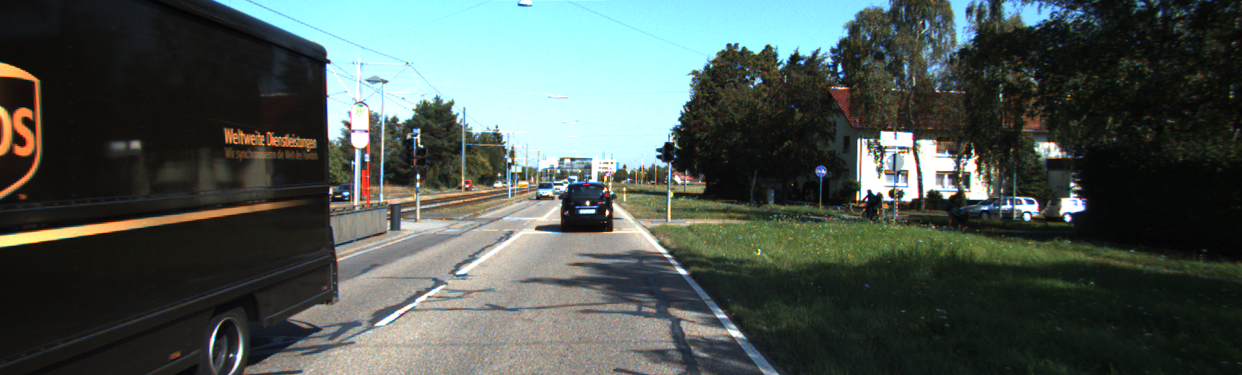
#> input picture dataset_kitty/data_road/training/image_2/um_000032.png, 1242 x 375 px, found by its file name
$ python main.py   (older library calls are emulated)
#> lines starting #> are read from the running program, lines starting #| are printed output that depends on the picture; after the words box and inside, x2 and y2 are one past the last pixel; in counts of white or black regions, pixels touching at a corner belong together
import numpy as np
import cv2
import time
import os

# [15 lines left out: functions make_points, display_lines, not called in this run]

# Define a function that takes an image, gradient orientation,
# and threshold min / max values.
#------------------------- THRESHOLD FUNCTION--------------------------- #
def abs_sobel_thresh(img, orient='x', thresh_min=25, thresh_max=255):
    # Convert to grayscale
    # gray = cv2.cvtColor(img, cv2.COLOR_RGB2GRAY)
    hls = cv2.cvtColor(img, cv2.COLOR_RGB2HLS).astype(np.float)
    l_channel = hls[:,:,1]
    s_channel = hls[:,:,2]
    # Apply x or y gradient with the OpenCV Sobel() function
    # and take the absolute value
    if orient == 'x':
        abs_sobel = np.absolute(cv2.Sobel(l_channel, cv2.CV_64F, 1, 0))
    if orient == 'y':
        abs_sobel = np.absolute(cv2.Sobel(l_channel, cv2.CV_64F, 0, 1))
    # Rescale back to 8 bit integer
    scaled_sobel = np.uint8(255*abs_sobel/np.max(abs_sobel))
    # Create a copy and apply the threshold
    binary_output = np.zeros_like(scaled_sobel)
    # Here I'm using inclusive (>=, <=) thresholds, but exclusive is ok too
    binary_output[(scaled_sobel >= thresh_min) & (scaled_sobel <= thresh_max)] = 1

    # Return the result
    return binary_output

# Define a function to return the magnitude of the gradient for a given sobel kernel size and threshold values
# [33 lines left out: functions mag_thresh, dir_threshold, not called in this run]

def color_threshold(image, sthresh=(0,255), vthresh=(0,255)):
    hls = cv2.cvtColor(image, cv2.COLOR_RGB2HLS)
    s_channel = hls[:,:,2]
    s_binary = np.zeros_like(s_channel)
    s_binary[(s_channel > sthresh[0]) & (s_channel <= sthresh[1])] = 1

    hsv = cv2.cvtColor(image, cv2.COLOR_RGB2HSV)
    v_channel = hsv[:,:,2]
    v_binary = np.zeros_like(v_channel)
    v_binary[(v_channel > vthresh[0]) & (v_channel <= vthresh[1])] = 1

    output = np.zeros_like(s_channel)
    output[(s_binary == 1) & (v_binary) == 1] = 1

    # Return the combined s_channel & v_channel binary image
    return output

# [8 lines left out: function s_channel_threshold, not called in this run]

#------------------------- REGION OF INTEREST FUNCTION --------------------------- #
def region_of_interest(canny):
    height = canny.shape[0]
    width = canny.shape[1]

    # IMAGE FULL BLACK
    mask = np.zeros_like(canny)

    # triangle = np.array([[
    # (200, height),
    # (550, 250),
    # (1100, height),]], np.int64)

    triangle = np.array([[0, 320], [240, 180], [800, 180], [canny.shape[1], 320]])
    cv2.fillPoly(mask, pts=[triangle], color =(255,255,255))
    masked_image = cv2.bitwise_and(canny, mask)
    cv2.circle(masked_image, (0, 320), 20, (255, 0, 0), 2)
    cv2.circle(masked_image, (240, 180), 20, (255, 0, 0), 2)
    cv2.circle(masked_image, (800, 180), 20, (255, 0, 0), 2)
    cv2.circle(masked_image, (canny.shape[1], 320), 20, (255, 0, 0), 2)
    return masked_image

#------------------------- FINDING LANE USING SLIDE WINDOW --------------------------- #
# [190 lines left out: functions find_lane_pixels_using_histogram, fit_poly, draw_poly_lines, videoReading, not called in this run]

def imageReading():
    # VIDEO READING
    PATH_IMAGE_INPUT = "/Users/mac/Desktop/EXTERNAL/NCKH/Autonomous-Car/dataset_kitty/data_road/training/image_2/"
    imageCollections = os.listdir(PATH_IMAGE_INPUT)
    PATH_IMAGE_OUTPUT = "/Users/mac/Desktop/EXTERNAL/NCKH/Autonomous-Car/report/nhan_image/roi/"
    file_object = open(PATH_IMAGE_OUTPUT + 'fps.txt', 'a')

    for image in imageCollections:
        begin = time.time()
        frame = cv2.imread(PATH_IMAGE_INPUT + image, cv2.IMREAD_COLOR)
#> frame is the input picture: shape (375, 1242, 3); mean B, G, R 81.4, 86.5, 76.1
        #------------------------- PREPROCESSING IMAGE ----------------------------
        gradx = abs_sobel_thresh(frame, orient='x', thresh_min=60, thresh_max=255) # (20, 100)
#> in abs_sobel_thresh, `hls = cv2.cvtColor(img, cv2.COLOR_RGB2HLS).astype(np.float)`:
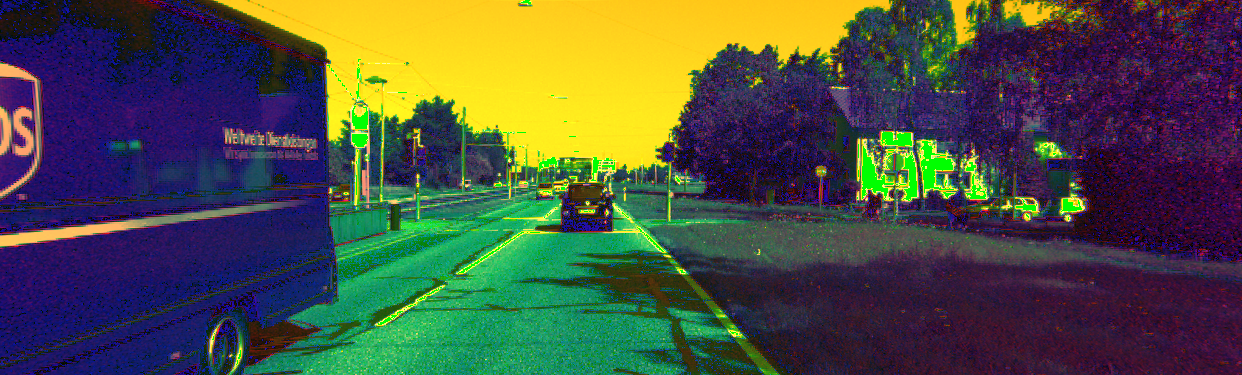
#> hls: shape (375, 1242, 3) float64; mean B, G, R 67, 80, 75.9
#> in abs_sobel_thresh, `s_channel = hls[:,:,2]`:
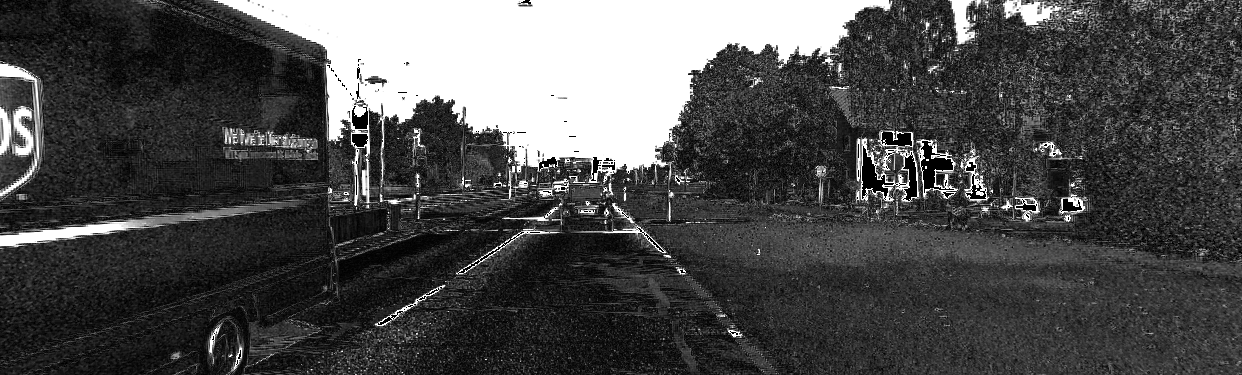
#> s_channel: shape (375, 1242) float64; min 0, max 255, mean 75.9
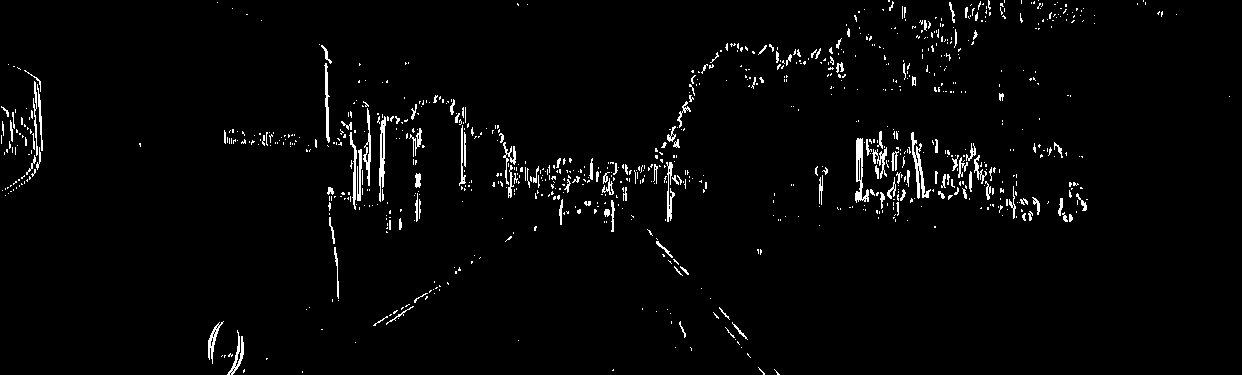
#> gradx: shape (375, 1242); values 0 (black) and 1 (white), 2.5% white in thin lines or dots
        grady = abs_sobel_thresh(frame, orient='y', thresh_min=60, thresh_max=255) # (20, 100)
#> grady: shape (375, 1242); values 0 (black) and 1 (white), 3.2% white in thin lines or dots
        c_binary = color_threshold(frame, sthresh=(100,255), vthresh=(50,255)) # GET BINARY
#> in color_threshold, `hls = cv2.cvtColor(image, cv2.COLOR_RGB2HLS)`: hls: shape (375, 1242, 3); mean of channels 0, 1, 2 67, 80, 75.9
#> in color_threshold, `hsv = cv2.cvtColor(image, cv2.COLOR_RGB2HSV)`: hsv: shape (375, 1242, 3); mean H, S, V 67, 69.6, 92.4
#> in color_threshold, `v_channel = hsv[:,:,2]`:
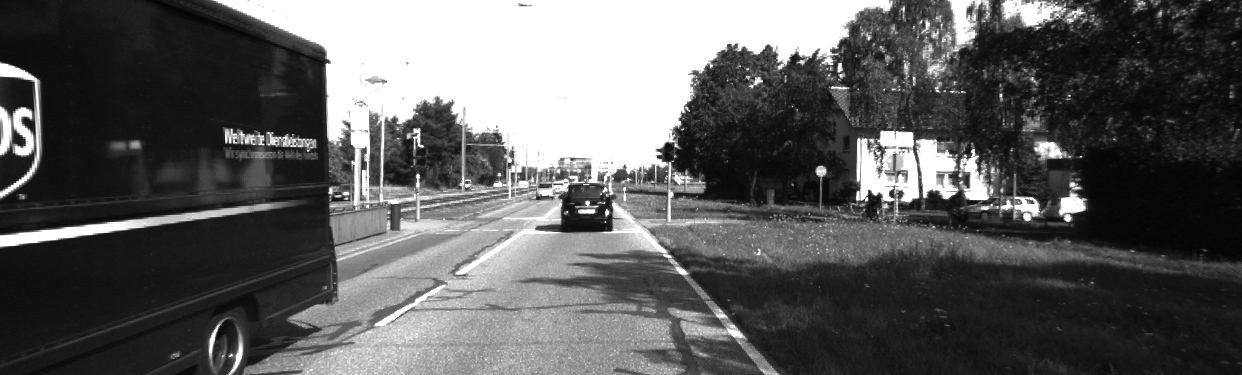
#> v_channel: shape (375, 1242); min 4, max 255, mean 92.4
#> c_binary: shape (375, 1242); values 0 (black) and 1 (white), 18% white; 2598 white regions (2523 under 20 px), largest, box (x1, y1, x2, y2) and area: (210, 0, 893, 206) 63051, (0, 63, 43, 198) 2293, (0, 208, 254, 247) 2283

        preprocessImage = np.zeros_like(frame[:,:,0])
        preprocessImage[((gradx == 1) & (grady == 1) | (c_binary == 1))] = 255  # FILTER

        #------------------------- CREATE REGION OF INTEREST ---------------------------
        bitwiseImg = region_of_interest(preprocessImage)
#> in region_of_interest, `cv2.fillPoly(mask, pts=[triangle], color =(255,255,255))`:
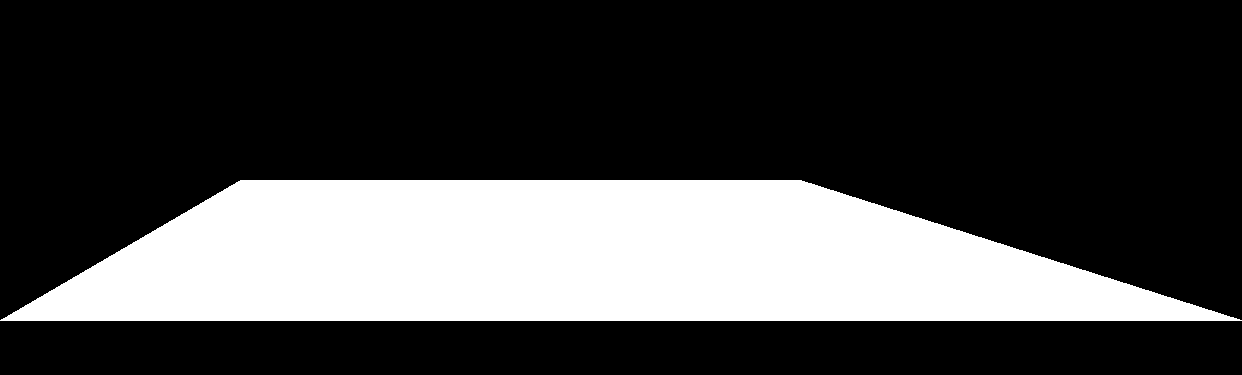
#> mask: shape (375, 1242); 27.3% white; 1 white region, box (x1, y1, x2, y2) and area: (0, 180, 1242, 321) 127302
#> in region_of_interest, `masked_image = cv2.bitwise_and(canny, mask)`:
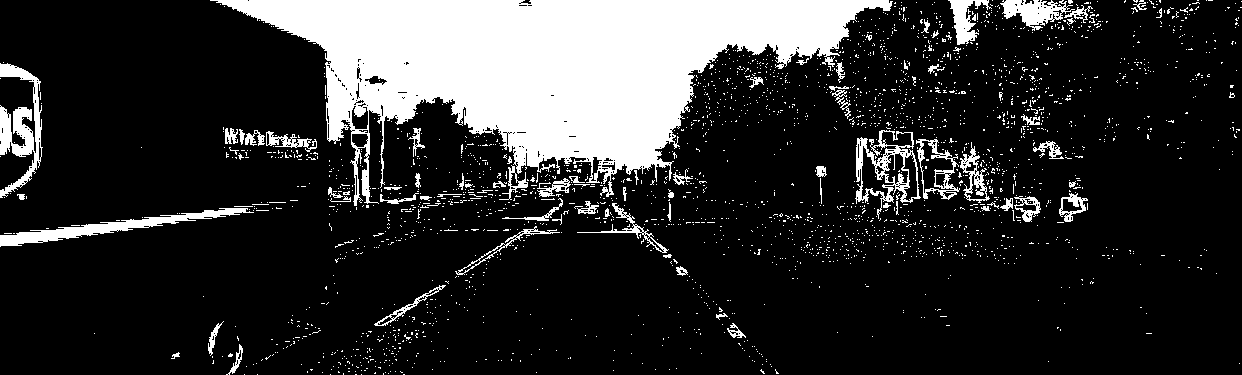
#> canny: shape (375, 1242); 18.3% white; 2510 white regions (2432 under 20 px), largest, box (x1, y1, x2, y2) and area: (210, 0, 893, 206) 63443, (0, 63, 43, 198) 2348, (0, 208, 254, 247) 2283
#> in region_of_interest, `cv2.circle(masked_image, (0, 320), 20, (255, 0, 0), 2)`: masked_image: shape (375, 1242); 1.2% white in thin lines or dots, all inside (x1, y1, x2, y2) = (0, 180, 1147, 342)
#> in region_of_interest, `cv2.circle(masked_image, (canny.shape[1], 320), 20, (255, 0, 0), 2)`:
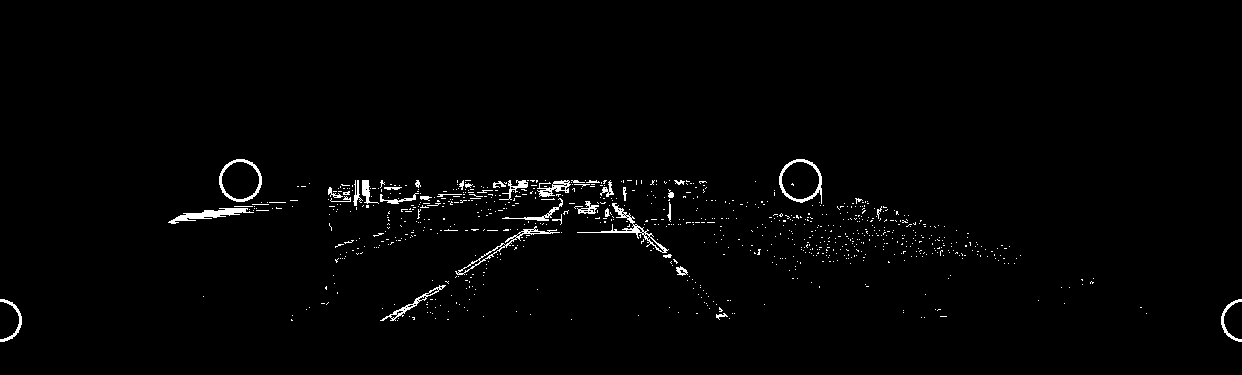
#> masked_image: shape (375, 1242); 1.4% white in thin lines or dots, all inside (x1, y1, x2, y2) = (0, 159, 1242, 342)
        cv2.imshow("bitwise", bitwiseImg)
        cv2.imwrite(PATH_IMAGE_OUTPUT + image, bitwiseImg)
        end = time.time()
        file_object.write(str(1/(end-begin)) + "\n")
        print(1/(end-begin))
#> pass 2 of the loop in imageReading, `for image in imageCollections:`:
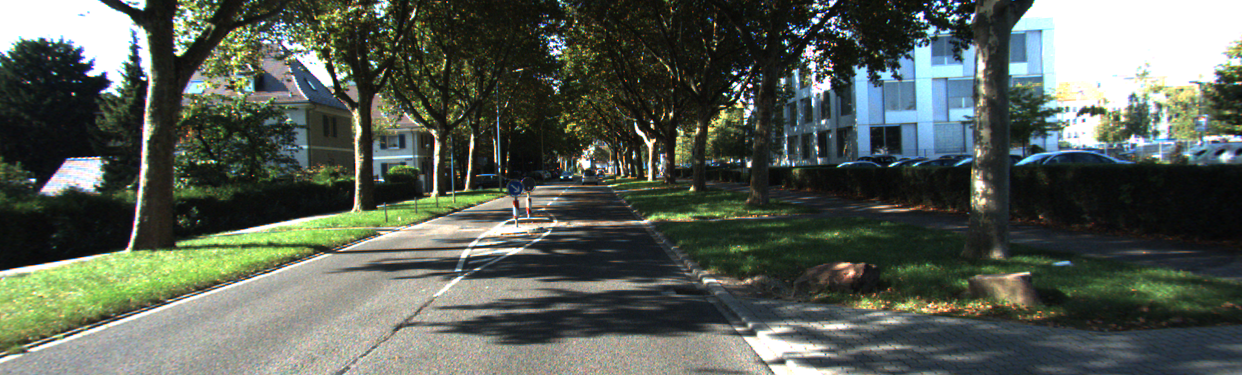
#> input picture dataset_kitty/data_road/training/image_2/um_000076.png, 1242 x 375 px, found by its file name
#> in imageReading, frame is the input picture: shape (375, 1242, 3); mean B, G, R 85.2, 95, 87.4
#> in imageReading, `gradx = abs_sobel_thresh(frame, orient='x', thresh_min=60, thresh_max=..`:
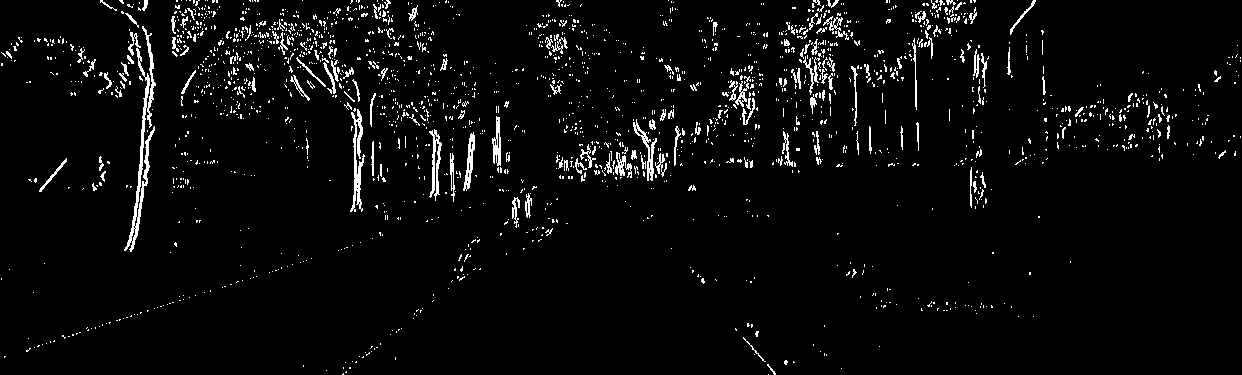
#> gradx: shape (375, 1242); values 0 (black) and 1 (white), 3.9% white in thin lines or dots
#> grady: shape (375, 1242); values 0 (black) and 1 (white), 7.1% white in thin lines or dots
#> hsv: shape (375, 1242, 3); mean H, S, V 61.9, 76.1, 102.4
#> c_binary: shape (375, 1242); values 0 (black) and 1 (white), 14.6% white; 4934 white regions (4707 under 20 px), largest, box (x1, y1, x2, y2) and area: (0, 0, 302, 326) 12526, (1008, 0, 1242, 166) 7436, (872, 10, 976, 167) 4952
#> canny: shape (375, 1242); 15.1% white; 4774 white regions (4535 under 20 px), largest, box (x1, y1, x2, y2) and area: (0, 0, 302, 326) 12671, (1008, 0, 1242, 166) 7530, (872, 10, 976, 167) 5090
#> in region_of_interest (call 2), `cv2.circle(masked_image, (canny.shape[1], 320), 20, (255, 0, 0), 2)`:
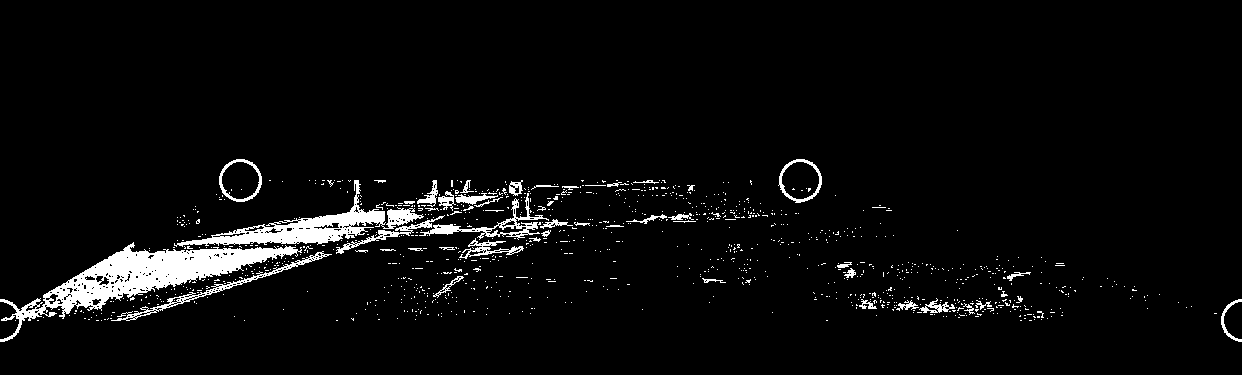
#> masked_image: shape (375, 1242); 4.3% white; 1042 white regions (991 under 20 px), largest, box (x1, y1, x2, y2) and area: (0, 242, 302, 342) 7416, (174, 180, 424, 247) 3779, (419, 193, 549, 240) 1007
#> pass 3 of the loop in imageReading, `for image in imageCollections:`:
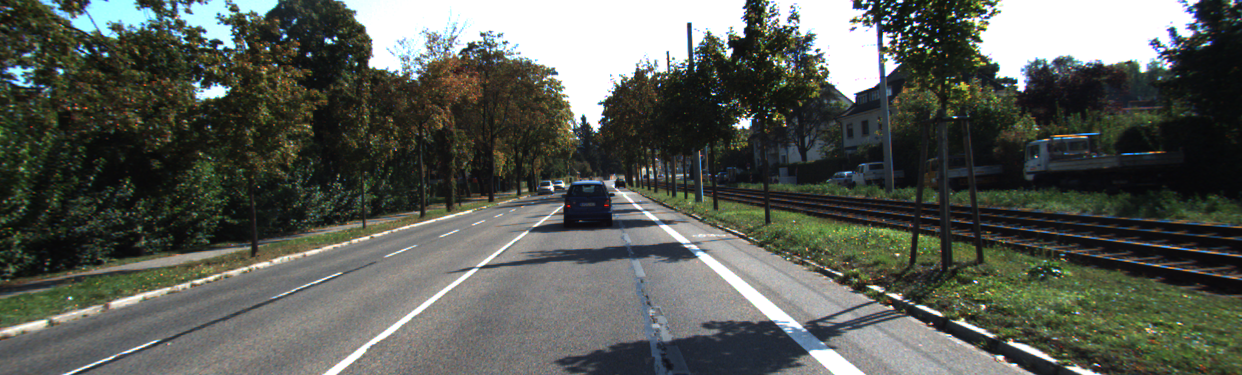
#> input picture dataset_kitty/data_road/training/image_2/umm_000029.png, 1242 x 375 px, found by its file name
#> in imageReading, frame is the input picture: shape (375, 1242, 3); mean B, G, R 85.4, 92.1, 88.2
#> in abs_sobel_thresh (call 5), `s_channel = hls[:,:,2]`:
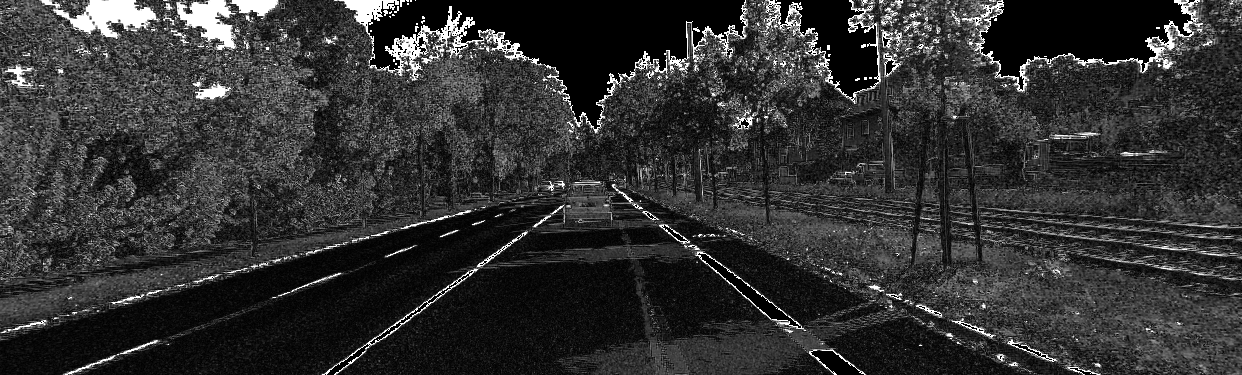
#> s_channel: shape (375, 1242) float64; min 0, max 255, mean 50
#> in imageReading, `gradx = abs_sobel_thresh(frame, orient='x', thresh_min=60, thresh_max=..`:
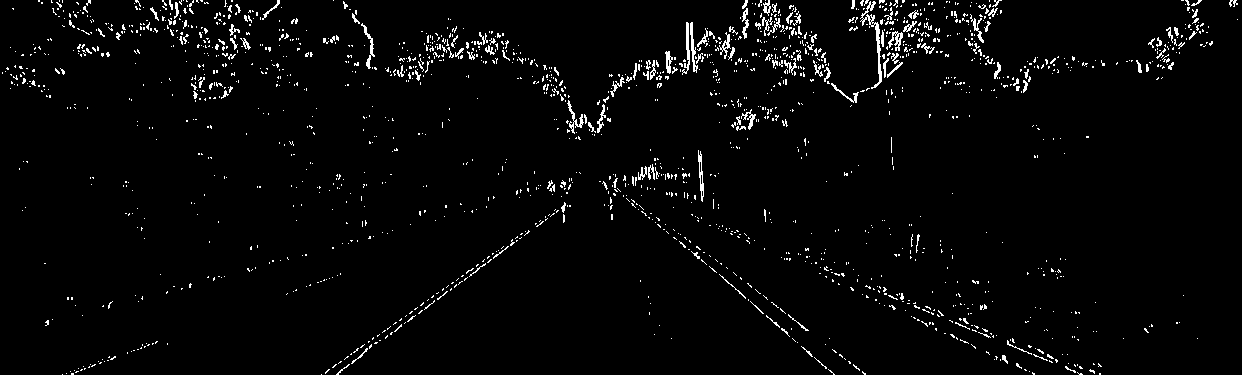
#> gradx: shape (375, 1242); values 0 (black) and 1 (white), 2.8% white in thin lines or dots
    file_object.close()

imageReading()
# cv2.destroyAllWindows()
